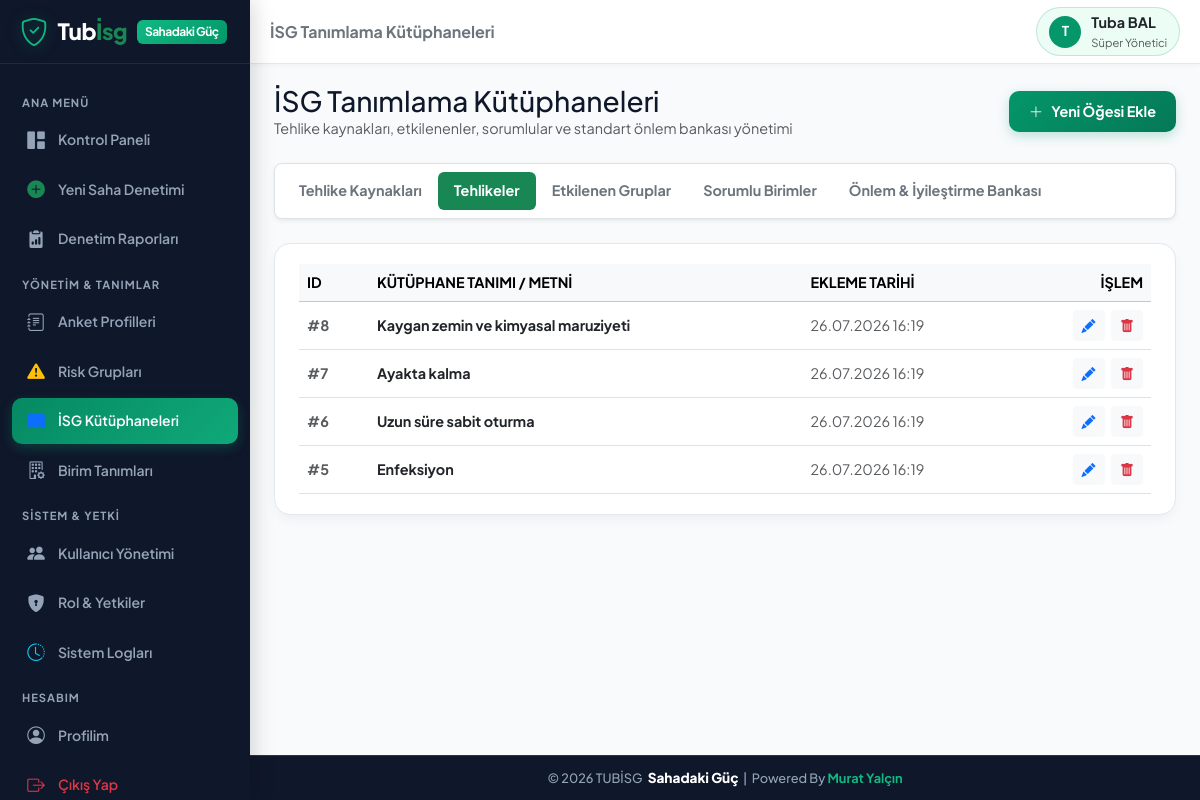
The page /risk_libraries.php?cat=hazard_name (signed in) on the database its author committed.
### tables this page shows
CREATE TABLE IF NOT EXISTS `users` (
  `id` INT AUTO_INCREMENT PRIMARY KEY,
  `username` VARCHAR(50) NOT NULL UNIQUE,
  `password` VARCHAR(255) NOT NULL,
  `name_surname` VARCHAR(100) NOT NULL,
  `email` VARCHAR(100) NULL,
  `role_id` INT NOT NULL,
  `is_active` TINYINT(1) DEFAULT 1,
  `created_at` DATETIME DEFAULT CURRENT_TIMESTAMP,
  FOREIGN KEY (`role_id`) REFERENCES `roles`(`id`) ON DELETE CASCADE
);

CREATE TABLE IF NOT EXISTS `roles` (
  `id` INT AUTO_INCREMENT PRIMARY KEY,
  `role_name` VARCHAR(50) NOT NULL,
  `description` VARCHAR(255) NULL,
  `permissions` TEXT NOT NULL,
  `created_at` DATETIME DEFAULT CURRENT_TIMESTAMP
);

CREATE TABLE IF NOT EXISTS `risk_libraries` (
  `id` INT AUTO_INCREMENT PRIMARY KEY,
  `category` ENUM('hazard_source', 'hazard_name', 'affected_people', 'responsible_person', 'action_recommendation') NOT NULL,
  `item_text` TEXT NOT NULL,
  `created_at` DATETIME DEFAULT CURRENT_TIMESTAMP
);

### includes/auth.php (called while the page is built, shortened)
<?php
function is_logged_in() {
    return isset($_SESSION['user_id']) && !empty($_SESSION['user_id']);
}
function get_current_user_data() {
    static $currentUserData = null;
    if ($currentUserData !== null) return $currentUserData;
    $db = getDB();
    $stmt = $db->prepare("
        SELECT u.*, r.role_name, r.permissions
        FROM users u
        JOIN roles r ON u.role_id = r.id
        WHERE u.id = ? AND u.is_active = 1
    ");
    $stmt->execute([$_SESSION['user_id']]);
    $user = $stmt->fetch();
    $currentUserData = $user;
    return $user;
}
function has_permission($permission_key) {
    $user = get_current_user_data();
    if ((int)$user['role_id'] === 1) {
        return true;
    }
    $permissions = json_decode($user['permissions'], true);
    return isset($permissions[$permission_key]) && $permissions[$permission_key] === true;
}
function require_permission($permission_key) {
    if (!has_permission($permission_key)) {
        echo '<div style="font-family:sans-serif; padding:30px; text-align:center; background:#fff0f0; border-radius:12px; margin:50px auto; max-width:500px; color:#9b2c2c;">'
            . '<h2>🚫 Erişim Engellendi</h2>'
            . '<p>Bu işlemi yapmak için gerekli yetkiniz bulunmamaktadır.</p>'
            . '<a href="index.php" style="display:inline-block; padding:10px 20px; background:#e53e3e; color:#fff; text-decoration:none; border-radius:8px; margin-top:15px;">Ana Sayfaya Dön</a>'
            . '</div>';
        exit;
    }
}

### risk_libraries.php (the view, shortened to what this page needs)
<?php
require_once __DIR__ . '/includes/auth.php';
require_permission('surveys_manage');
$db = getDB();
$activeCat = trim($_GET['cat'] ?? 'hazard_source');
$validCats = [
    'hazard_source'         => 'Tehlike Kaynakları',
    'hazard_name'           => 'Tehlikeler',
    'affected_people'       => 'Etkilenen Gruplar',
    'responsible_person'    => 'Sorumlu Birimler',
    'action_recommendation' => 'Önlem & İyileştirme Bankası'
];
$stmt = $db->prepare("SELECT * FROM risk_libraries WHERE category = ? ORDER BY id DESC");
$stmt->execute([$activeCat]);
$items = $stmt->fetchAll();
$pageTitle = 'İSG Tanımlama Kütüphaneleri';
include __DIR__ . '/includes/header.php';
?>
<div class="d-flex align-items-center justify-content-between mb-4">
  <div>
    <h3 class="fw-extrabold m-0">İSG Tanımlama Kütüphaneleri</h3>
    <p class="text-muted fs-7 m-0">Tehlike kaynakları, etkilenenler, sorumlular ve standart önlem bankası yönetimi</p>
  </div>
  <button type="button" class="btn btn-primary-custom" data-bs-toggle="modal" data-bs-target="#addItemModal">
    <i class="bi bi-plus-lg"></i> Yeni Öğesi Ekle
  </button>
</div>
<ul class="nav nav-pills custom-card-tabs p-2 bg-white rounded-3 shadow-sm border mb-4">
  <?php foreach ($validCats as $catKey => $catTitle): ?>
    <li class="nav-item">
      <a class="nav-link fw-bold px-3 py-2 <?php echo $activeCat === $catKey ? 'active bg-success text-white' : 'text-secondary'; ?>" href="risk_libraries.php?cat=<?php echo $catKey; ?>">
        <?php echo $catTitle; ?>
      </a>
    </li>
  <?php endforeach; ?>
</ul>
<div class="custom-card">
  <div class="table-responsive">
    <table class="table table-hover align-middle m-0">
      <thead class="table-light fs-8 text-uppercase text-muted">
        <tr>
          <th style="width:70px;">ID</th>
          <th>Kütüphane Tanımı / Metni</th>
          <th>Ekleme Tarihi</th>
          <th class="text-end">İşlem</th>
        </tr>
      </thead>
      <tbody>
        <?php if (empty($items)): ?>
          <tr>
            <td colspan="4" class="text-center py-4 text-muted">Bu kategoride henüz tanımlanmış öğe bulunmuyor.</td>
          </tr>
        <?php else: ?>
          <?php foreach ($items as $item): ?>
            <tr>
              <td class="fw-bold text-muted">#<?php echo $item['id']; ?></td>
              <td class="fw-bold text-dark fs-7">
                <?php echo htmlspecialchars($item['item_text']); ?>
              </td>
              <td class="text-muted fs-8"><?php echo date('d.m.Y H:i', strtotime($item['created_at'])); ?></td>
              <td class="text-end">
                <button class="btn btn-sm btn-light text-primary me-1" data-bs-toggle="modal" data-bs-target="#editItemModal<?php echo $item['id']; ?>" title="Düzenle">
                  <i class="bi bi-pencil-fill"></i>
                </button>
                <form method="POST" action="risk_libraries.php" class="d-inline confirm-delete-form" data-confirm-title="Öğeyi Sil" data-confirm-text="Bu kütüphane öğesini silmek istediğinize emin misiniz?">
                  <button type="submit" class="btn btn-sm btn-light text-danger" title="Sil">
                    <i class="bi bi-trash-fill"></i>
                  </button>
                </form>
              </td>
            </tr>
          <?php endforeach; ?>
        <?php endif; ?>
      </tbody>
    </table>
  </div>
</div>
<?php include __DIR__ . '/includes/footer.php'; ?>

### includes/header.php (shortened to what this page needs)
<?php
require_once __DIR__ . '/auth.php';
$user = get_current_user_data();
$currentPage = basename($_SERVER['PHP_SELF']);
?>
<!DOCTYPE html>
<html lang="tr">
<head>
  <link href="https://cdn.jsdelivr.net/npm/bootstrap@5.3.2/dist/css/bootstrap.min.css" rel="stylesheet">
  <link href="https://cdn.jsdelivr.net/npm/bootstrap-icons@1.11.2/font/bootstrap-icons.min.css" rel="stylesheet">
  <link href="assets/css/style.css" rel="stylesheet">
</head>
<body class="<?php echo is_logged_in() ? 'logged-in-mobile' : ''; ?>">
<div class="app-wrapper">
  <aside class="sidebar">
    <div class="sidebar-header">
      <a href="dashboard.php" class="brand-logo">
        <i class="bi bi-shield-check brand-icon fs-3"></i>
        <span>Tub<span class="text-success">İsg</span></span>
        <span class="brand-badge">Sahadaki Güç</span>
      </a>
    </div>
    <div class="sidebar-nav">
      <div class="nav-category">Ana Menü</div>
      <a href="dashboard.php" class="nav-link-custom <?php echo ($currentPage == 'dashboard.php' || $currentPage == 'index.php') ? 'active' : ''; ?>">
        <i class="bi bi-grid-1x2-fill"></i>
        <span>Kontrol Paneli</span>
      </a>
      <?php if (has_permission('audit_conduct')): ?>
      <a href="audit_new.php" class="nav-link-custom <?php echo ($currentPage == 'audit_new.php' || $currentPage == 'audit_fill.php') ? 'active' : ''; ?>">
        <i class="bi bi-plus-circle-fill text-success"></i>
        <span>Yeni Saha Denetimi</span>
      </a>
      <?php endif; ?>
      <?php if (has_permission('audit_view')): ?>
      <a href="audits_list.php" class="nav-link-custom <?php echo ($currentPage == 'audits_list.php' || $currentPage == 'audit_detail.php') ? 'active' : ''; ?>">
        <i class="bi bi-clipboard2-data-fill"></i>
        <span>Denetim Raporları</span>
      </a>
      <?php endif; ?>
      <div class="nav-category">Yönetim & Tanımlar</div>
      <?php if (has_permission('surveys_manage')): ?>
      <a href="survey_templates.php" class="nav-link-custom <?php echo ($currentPage == 'survey_templates.php' || $currentPage == 'survey_edit.php') ? 'active' : ''; ?>">
        <i class="bi bi-journal-text"></i>
        <span>Anket Profilleri</span>
      </a>
      <a href="risk_groups.php" class="nav-link-custom <?php echo $currentPage == 'risk_groups.php' ? 'active' : ''; ?>">
        <i class="bi bi-exclamation-triangle-fill text-warning"></i>
        <span>Risk Grupları</span>
      </a>
      <a href="risk_libraries.php" class="nav-link-custom <?php echo $currentPage == 'risk_libraries.php' ? 'active' : ''; ?>">
        <i class="bi bi-book-fill text-primary"></i>
        <span>İSG Kütüphaneleri</span>
      </a>
      <?php endif; ?>
      <?php if (has_permission('units_manage')): ?>
      <a href="units.php" class="nav-link-custom <?php echo $currentPage == 'units.php' ? 'active' : ''; ?>">
        <i class="bi bi-building-gear"></i>
        <span>Birim Tanımları</span>
      </a>
      <?php endif; ?>
      <?php if (has_permission('users_manage') || has_permission('logs_view')): ?>
      <div class="nav-category">Sistem & Yetki</div>
      <?php if (has_permission('users_manage')): ?>
      <a href="users.php" class="nav-link-custom <?php echo $currentPage == 'users.php' ? 'active' : ''; ?>">
        <i class="bi bi-people-fill"></i>
        <span>Kullanıcı Yönetimi</span>
      </a>
      <a href="roles.php" class="nav-link-custom <?php echo $currentPage == 'roles.php' ? 'active' : ''; ?>">
        <i class="bi bi-shield-lock-fill"></i>
        <span>Rol & Yetkiler</span>
      </a>
      <?php endif; ?>
      <?php if (has_permission('logs_view')): ?>
      <a href="logs.php" class="nav-link-custom <?php echo $currentPage == 'logs.php' ? 'active' : ''; ?>">
        <i class="bi bi-clock-history text-info"></i>
        <span>Sistem Logları</span>
      </a>
      <?php endif; ?>
      <?php endif; ?>
      <div class="nav-category">Hesabım</div>
      <a href="profile.php" class="nav-link-custom <?php echo $currentPage == 'profile.php' ? 'active' : ''; ?>">
        <i class="bi bi-person-circle"></i>
        <span>Profilim</span>
      </a>
      <a href="logout.php" class="nav-link-custom text-danger">
        <i class="bi bi-box-arrow-right"></i>
        <span>Çıkış Yap</span>
      </a>
    </div>
  </aside>
  <main class="main-content">
    <header class="top-navbar">
      <div class="d-flex align-items-center gap-3">
        <h5 class="m-0 fw-bold d-none d-sm-block text-secondary fs-6">
          <?php echo isset($pageTitle) ? htmlspecialchars($pageTitle) : 'İSG Saha Platformu'; ?>
        </h5>
      </div>
      <div class="d-flex align-items-center gap-3">
        <?php if ($user): ?>
        <a href="profile.php" class="user-profile-badge text-decoration-none" title="Profil Ayarları">
          <div class="avatar-circle">
            <?php echo mb_substr($user['name_surname'], 0, 1, 'UTF-8'); ?>
          </div>
          <div class="d-none d-md-block text-start">
            <div class="fw-bold fs-7 leading-tight text-dark"><?php echo htmlspecialchars($user['name_surname']); ?></div>
            <div class="text-muted fs-8" style="font-size:0.7rem;"><?php echo htmlspecialchars($user['role_name']); ?></div>
          </div>
        </a>
        <?php endif; ?>
      </div>
    </header>
    <div class="page-container">

### rows shown on the page
users: name_surname "T", name_surname "Tuba BAL", role.role_name "Süper Yönetici"
risk_libraries: id "8", item_text "Kaygan zemin ve kimyasal maruziyeti", created_at "26.07.2026 16:19"
risk_libraries: id "7", item_text "Ayakta kalma", created_at "26.07.2026 16:19"
risk_libraries: id "6", item_text "Uzun süre sabit oturma", created_at "26.07.2026 16:19"
risk_libraries: id "5", item_text "Enfeksiyon", created_at "26.07.2026 16:19"

### other values the page prints
$pageTitle "İSG Tanımlama Kütüphaneleri"
$catTitle "Tehlike Kaynakları"
$catTitle "Tehlikeler"
$catTitle "Etkilenen Gruplar"
$catTitle "Sorumlu Birimler"
$catTitle "Önlem & İyileştirme Bankası"
